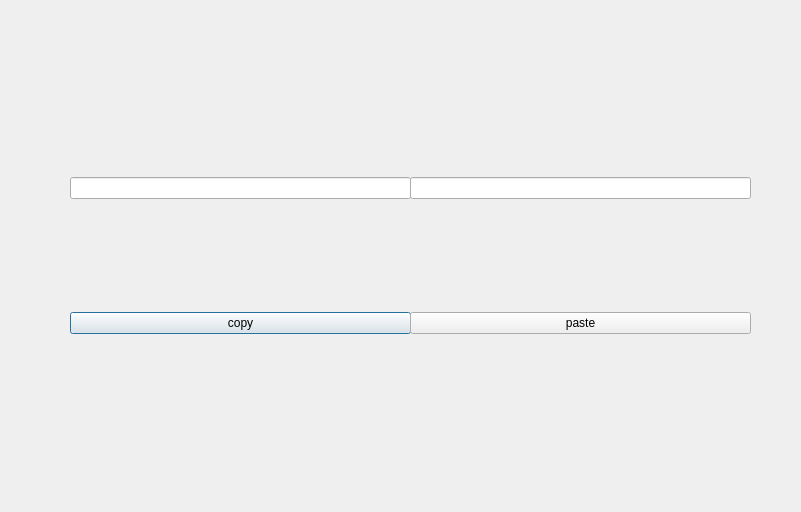
<?xml version="1.0" encoding="UTF-8"?>
<ui version="4.0">
 <class>Dialog</class>
 <widget class="QDialog" name="Dialog">
  <property name="geometry">
   <rect>
    <x>0</x>
    <y>0</y>
    <width>801</width>
    <height>512</height>
   </rect>
  </property>
  <property name="windowTitle">
   <string>Dialog</string>
  </property>
  <widget class="QWidget" name="verticalLayoutWidget">
   <property name="geometry">
    <rect>
     <x>70</x>
     <y>70</y>
     <width>341</width>
     <height>371</height>
    </rect>
   </property>
   <layout class="QVBoxLayout" name="verticalLayout">
    <item>
     <widget class="QLineEdit" name="lineEdit"/>
    </item>
    <item>
     <widget class="QPushButton" name="pushButton">
      <property name="text">
       <string>copy</string>
      </property>
     </widget>
    </item>
   </layout>
  </widget>
  <widget class="QWidget" name="verticalLayoutWidget_2">
   <property name="geometry">
    <rect>
     <x>410</x>
     <y>70</y>
     <width>341</width>
     <height>371</height>
    </rect>
   </property>
   <layout class="QVBoxLayout" name="verticalLayout_2">
    <item>
     <widget class="QLineEdit" name="lineEdit_2"/>
    </item>
    <item>
     <widget class="QPushButton" name="pushButton_2">
      <property name="text">
       <string>paste</string>
      </property>
     </widget>
    </item>
   </layout>
  </widget>
 </widget>
 <resources/>
 <connections>
  <connection>
   <sender>pushButton</sender>
   <signal>pressed()</signal>
   <receiver>lineEdit</receiver>
   <slot>selectAll()</slot>
   <hints>
    <hint type="sourcelabel">
     <x>240</x>
     <y>310</y>
    </hint>
    <hint type="destinationlabel">
     <x>157</x>
     <y>178</y>
    </hint>
   </hints>
  </connection>
  <connection>
   <sender>pushButton</sender>
   <signal>released()</signal>
   <receiver>lineEdit</receiver>
   <slot>copy()</slot>
   <hints>
    <hint type="sourcelabel">
     <x>256</x>
     <y>314</y>
    </hint>
    <hint type="destinationlabel">
     <x>262</x>
     <y>184</y>
    </hint>
   </hints>
  </connection>
  <connection>
   <sender>pushButton_2</sender>
   <signal>pressed()</signal>
   <receiver>lineEdit_2</receiver>
   <slot>paste()</slot>
   <hints>
    <hint type="sourcelabel">
     <x>622</x>
     <y>314</y>
    </hint>
    <hint type="destinationlabel">
     <x>555</x>
     <y>177</y>
    </hint>
   </hints>
  </connection>
 </connections>
</ui>
